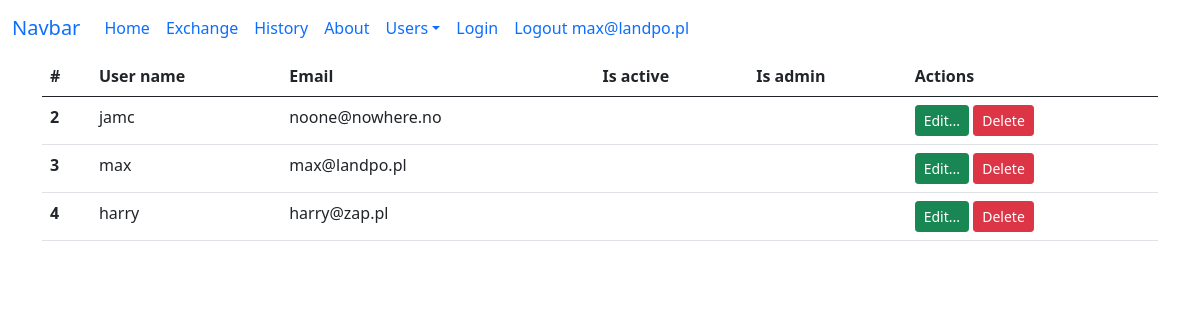
/users (signed in), run on the app's committed database.
### tables this page shows
CREATE TABLE users(
id integer primary key autoincrement,
name varchar(100) not null unique,
email varchar(100) not null unique,
password text,
is_active boolean not null default 0,
is_admin boolean not null default 0
);

### app.py (the view)
@app.route("/users")
def users():
    db = get_db()
    sql_command = "select id, name, email, is_admin, is_active from users;"
    cur = db.execute(sql_command)
    users = cur.fetchall()
    return render_template("users.html", active_menu="users", users=users)

### app.py (called while the page is built)
def get_db():
    if not hasattr(g, 'sqlite.db'):
        conn = sqlite3.connect(app_info['db_file'])
        conn.row_factory = sqlite3.Row
        g.sqlite_db = conn
    return g.sqlite_db

### templates/users.html (shortened to what this page needs)
{% extends "base.html" %}
{% block content %}
<div class="container">
    <table class="table">
        <thead>
          <tr>
            <th scope="col">#</th>
            <th scope="col">User name</th>
            <th scope="col">Email</th>
            <th scope="col">Is active</th>
            <th scope="col">Is admin</th>
            <th scope="col">Actions</th>
          </tr>
        </thead>
        <tbody>
          {% for user in users %}
          <tr>
            <th scope="row">{{ user.id }}</th>
            <td>{{ user.name }}</td>
            <td>{{ user.email }}</td>
            <td>       </td>
            <td>       </td>
            <td>
                <a href="{{ url_for('edit_user', user_name=user.name) }}"
                   class="btn btn-success btn-sm" role="button">Edit...</a>
                <a type="button" class="btn btn-danger btn-sm delete-confirm"
                   data-bs-toggle="modal" data-bs-target="#confirmDeleteModal"
                   data-desc="{{ 'Delete user {}?'.format(user.name) }}"
                   data-url="{{ url_for('user_delete', user_name=user.name) }}">
                  Delete
                </a>
            </td>
          </tr>
          {%endfor%}
        </tbody>
      </table>
</div>
{% endblock %}

### templates/menu.html (shortened to what this page needs)
<nav class="navbar navbar-expand-lg bg-body-tertiary">
    <div class="container-fluid">
      <a class="navbar-brand" href="#">Navbar</a>
      <div class="collapse navbar-collapse" id="navbarNav">
        <ul class="navbar-nav">
          <li class="nav-item">
            <a class="nav-link {{'active' if active_menu=='home'}}" aria-current="page" href="{{ url_for('index') }}">Home</a>
          </li>
          <li class="nav-item">
            <a class="nav-link {{'active' if active_menu=='exchange'}}" href="{{ url_for('exchange') }}">Exchange</a>
          </li>
          <li class="nav-item">
            <a class="nav-link {{'active' if active_menu=='history'}}" href="{{ url_for("history")}}">History</a>
          </li>
          <li class="nav-item">
            <a class="nav-link {{'active' if active_menu=='about'}}" href="#" tabindex="-1" aria-disabled="true">About</a>
          </li>
          <li class="nav-item dropdown">
            <a class="nav-link dropdown-toggle" href="#" id="navbarDropdown" role="button"
                      data-bs-toggle="dropdown" aria-expanded="false">Users</a>
          </li>
          <li class="nav-item">
            <a class="nav-link {{ 'active' if active_menu=='login' }}" href="{{ url_for('login') }}" tabindex="-1">Login</a>
          </li>
          <li class="nav-item">
            <a class="nav-link {{ 'active' if active_menu=='logout' }}" href="{{ url_for('logout') }}" tabindex="-1">
              Logout {{ session['user'] if 'user' in session }}</a>
          </li>
        </ul>
      </div>
    </div>
  </nav>

### data on the page
users: email "max@landpo.pl", id "3", name "max"
users: id "2", name "jamc", email "noone@nowhere.no"
users: id "4", name "harry", email "harry@zap.pl"
